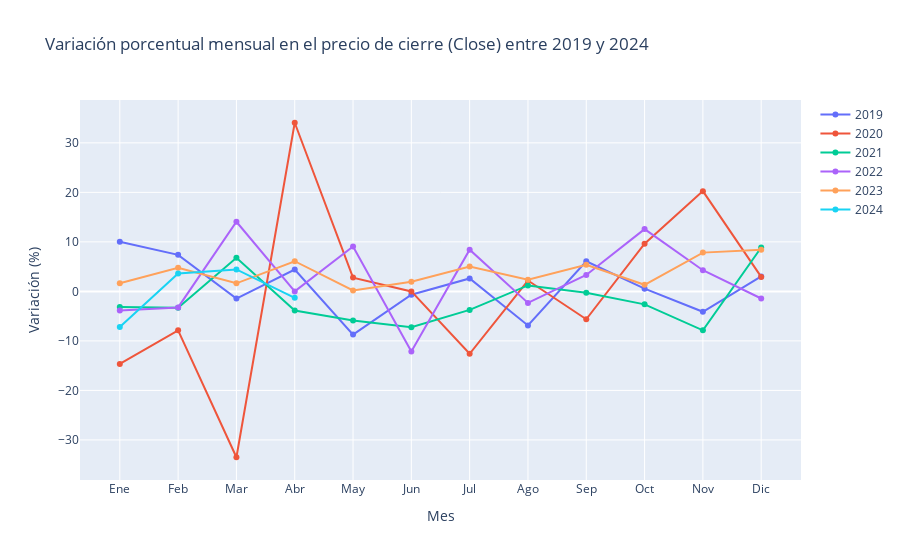

Notebook code for this chart:
### Markdown cell above
Ahora, se va a proceder a mostrar los resultados en forma de gráfico de líneas interactivo:

### Code cell
traces = []
for year in monthly_close.index.get_level_values('Year').unique():
    df_year = monthly_close.loc[year]
    trace = go.Scatter(
        x=df_year.index.get_level_values('Month'),
        y=df_year['Variation'],
        mode='lines+markers',
        name=str(year)
    )
    traces.append(trace)

# Diseñar el diseño del gráfico
layout = go.Layout(
    title='Variación porcentual mensual en el precio de cierre (Close) entre 2019 y 2024',
    xaxis=dict(
        title='Mes',
        tickvals=list(range(1, 13)),  # Valores de los meses (1 a 12)
        ticktext=['Ene', 'Feb', 'Mar', 'Abr', 'May', 'Jun', 'Jul', 'Ago', 'Sep', 'Oct', 'Nov', 'Dic']  # Etiquetas de los meses
    ),
    yaxis=dict(title='Variación (%)')
)

# Crear la figura
fig = go.Figure(data=traces, layout=layout)

# Mostrar el gráfico interactivo
fig.show()

### Figure 1 — Plotly figure (JSON) as saved in the notebook; plotly's stock layout.template omitted (floating-point values rounded to 4 significant figures)
{"data": [{"mode": "lines+markers", "name": "2019", "type": "scatter", "x": [1, 2, 3, 4, 5, 6, 7, 8, 9, 10, 11, 12], "y": [10.02, 7.38, -1.46, 4.41, -8.73, -0.68, 2.61, -6.88, 6.08, 0.55, -4.12, 3.03]}, {"mode": "lines+markers", "name": "2020", "type": "scatter", "x": [1, 2, 3, 4, 5, 6, 7, 8, 9, 10, 11, 12], "y": [-14.66, -7.86, -33.5, 34.06, 2.78, -0.01, -12.6, 2.19, -5.63, 9.62, 20.25, 2.92]}, {"mode": "lines+markers", "name": "2021", "type": "scatter", "x": [1, 2, 3, 4, 5, 6, 7, 8, 9, 10, 11, 12], "y": [-3.17, -3.32, 6.8, -3.86, -5.9, -7.24, -3.74, 1.2, -0.26, -2.62, -7.86, 8.87]}, {"mode": "lines+markers", "name": "2022", "type": "scatter", "x": [1, 2, 3, 4, 5, 6, 7, 8, 9, 10, 11, 12], "y": [-3.86, -3.24, 14.06, 0, 9.05, -12.15, 8.43, -2.33, 3.31, 12.58, 4.28, -1.44]}, {"mode": "lines+markers", "name": "2023", "type": "scatter", "x": [1, 2, 3, 4, 5, 6, 7, 8, 9, 10, 11, 12], "y": [1.65, 4.75, 1.63, 6.09, 0.19, 1.93, 5.02, 2.37, 5.38, 1.33, 7.83, 8.39]}, {"mode": "lines+markers", "name": "2024", "type": "scatter", "x": [1, 2, 3, 4], "y": [-7.18, 3.63, 4.44, -1.3]}], "layout": {"title": {"text": "Variación porcentual mensual en el precio de cierre (Close) entre 2019 y 2024"}, "xaxis": {"ticktext": ["Ene", "Feb", "Mar", "Abr", "May", "Jun", "Jul", "Ago", "Sep", "Oct", "Nov", "Dic"], "tickvals": [1, 2, 3, 4, 5, 6, 7, 8, 9, 10, 11, 12], "title": {"text": "Mes"}}, "yaxis": {"title": {"text": "Variación (%)"}}}}
